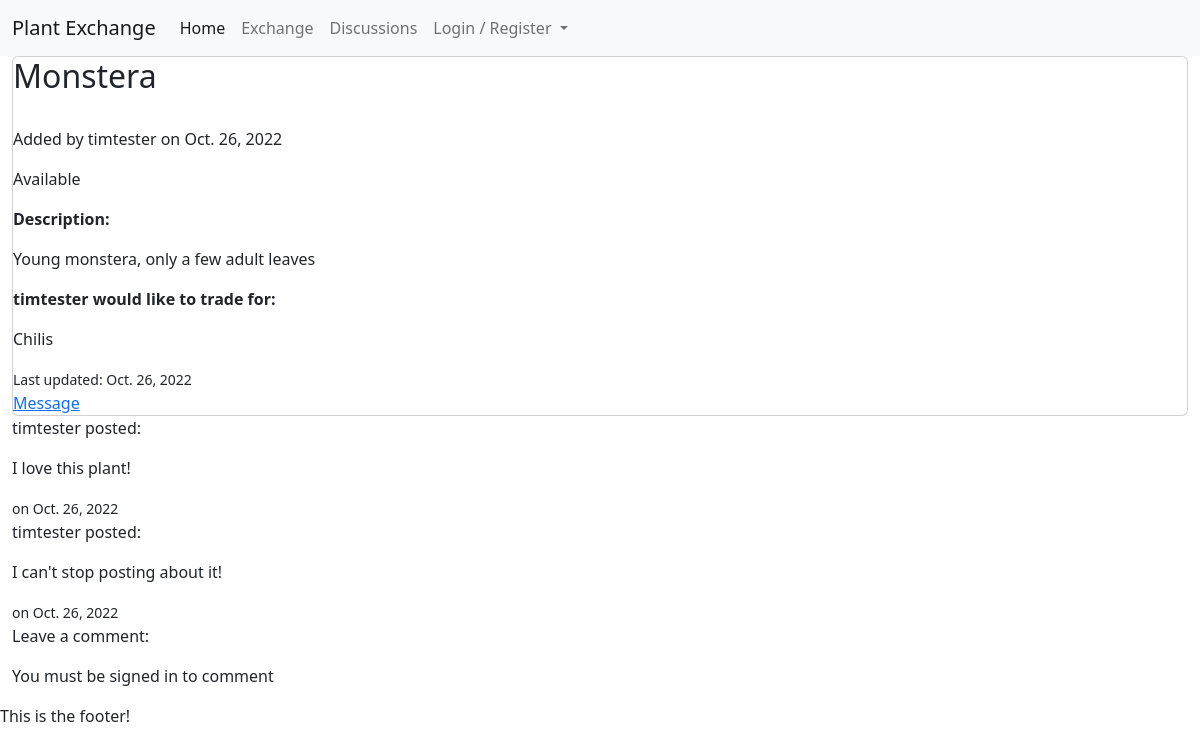
/1/, run on the app's committed database.
### plants/models.py (models this page shows, shortened)
class Plant(models.Model):
    title = models.CharField(max_length=40)
    owner = models.ForeignKey(User, on_delete=models.CASCADE, related_name='owner')
    category = models.ForeignKey(Category, on_delete=models.SET_DEFAULT, default='none')
    description = models.TextField()
    image = CloudinaryField('image', null=True, blank=True, default='placeholder')
    will_trade_for = models.CharField(max_length=140, null=True, blank=True)
    added_on = models.DateField(auto_now_add=True)
    updated_on = models.DateField(auto_now=True)
    status = models.IntegerField(choices=STATUS, default=0)
    class Meta:
        ordering = ['-added_on']

class Comment(models.Model):
    ad = models.ForeignKey(Plant, on_delete=models.CASCADE, related_name='comments')
    name = models.ForeignKey(User, on_delete=models.CASCADE)
    body = models.TextField()
    added_on = models.DateField(auto_now_add=True)
    class Meta:
        ordering = ['-added_on']

### plants/views.py (the view, shortened to what this page needs)
# urls.py: path('<int:plant_id>/', views.PlantDetail.as_view(), name='plant_detail'),
class PlantDetail(View):
    def get(self, request, plant_id, *args, **kwargs):
        plant = get_object_or_404(Plant, id=plant_id)
        comments = plant.comments.all()
        template_name = 'plants/plant_detail.html'
        context = {
            'plant': plant,
            'comments': comments,
            'comment_form': CommentForm(),
        }
        return render(request, template_name, context)

### plants/templates/plants/plant_detail.html (shortened to what this page needs)
{% extends 'base.html' %}
{% load crispy_forms_tags %}
{% load static %}
{% block content %}
<section class="container-fluid">
    <div class="col-12">
        <div class="card">
            <div>
                <h2>{{ plant.title }}</h2>
            </div>
            <div class="image-container">
            </div>
            <div>
                <p>Added by {{ plant.owner }} on {{ plant.added_on }}</p>
                {% if plant.status == 0 %}
                <p>Available</p>
                {% else %}
                <p>Taken</p>
                {% endif %}
            </div>
            <div>
                <p><strong>Description:</strong></p>
                <p>{{ plant.description }}</p>
            </div>
            <div>
                <p><strong>{{ plant.owner }} would like to trade for:</strong></p>
                <p>{{ plant.will_trade_for }}</p>
            </div>
            <div>
                <small>Last updated: {{ plant.updated_on }}</small>
            </div>
            <div>
                <a href="{% url 'profiles:new_message' plant_id=plant.id %}">Message {{ profile.owner }}</a>
            </div>
        </div>
    </div>
    <div class="col-12">
        <div class="row">
            <div class="col-md-8">
                {% for comment in comments %}
                <div>
                    <p>{{ comment.name }} posted:</p>
                    <p>{{ comment.body }}</p>
                    <small>on {{ comment.added_on }}</small>
                </div>
                {% endfor %}
            </div>
            <div class="col-md-8">
                <p>Leave a comment:</p>
                {% if user.is_authenticated %}
                <p>Posting as {{ user.username }}</p>
                <form method="POST">
                    {% csrf_token %}
                    {{ comment_form|crispy  }}
                    <button type="submit">Post</button>
                </form>
                {% else %}
                <p>You must be signed in to comment</p>
                {% endif %}
            </div>
        </div>
    </div>
</section>
{% endblock content %}

### data on the page
Plant: title "Monstera", owner "timtester", added_on "Oct. 26, 2022", description "Young monstera, only a few adult leaves", will_trade_for "Chilis", updated_on "Oct. 26, 2022"
Comment: name "timtester", body "I love this plant!", added_on "Oct. 26, 2022"
Comment: name "timtester", body "I can't stop posting about it!", added_on "Oct. 26, 2022"
